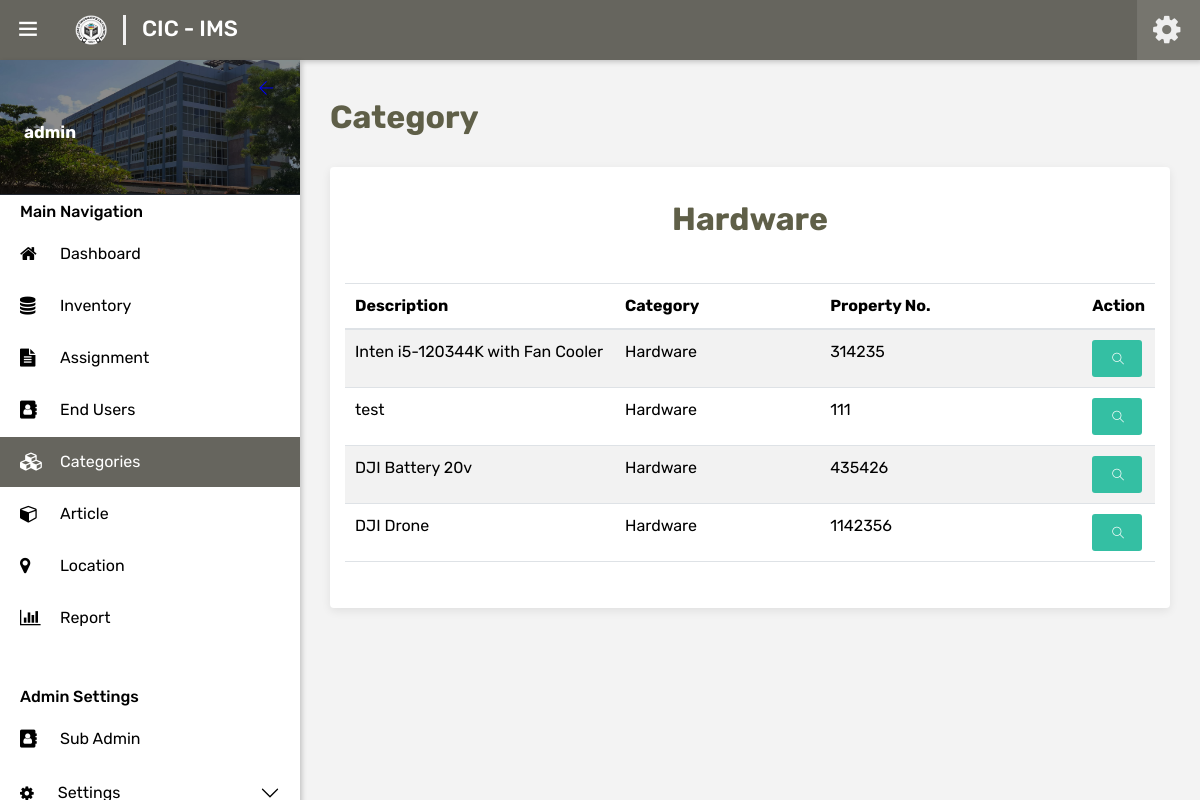
Page /admin/category-view.php?id=4 (signed in) on the earlier database version.
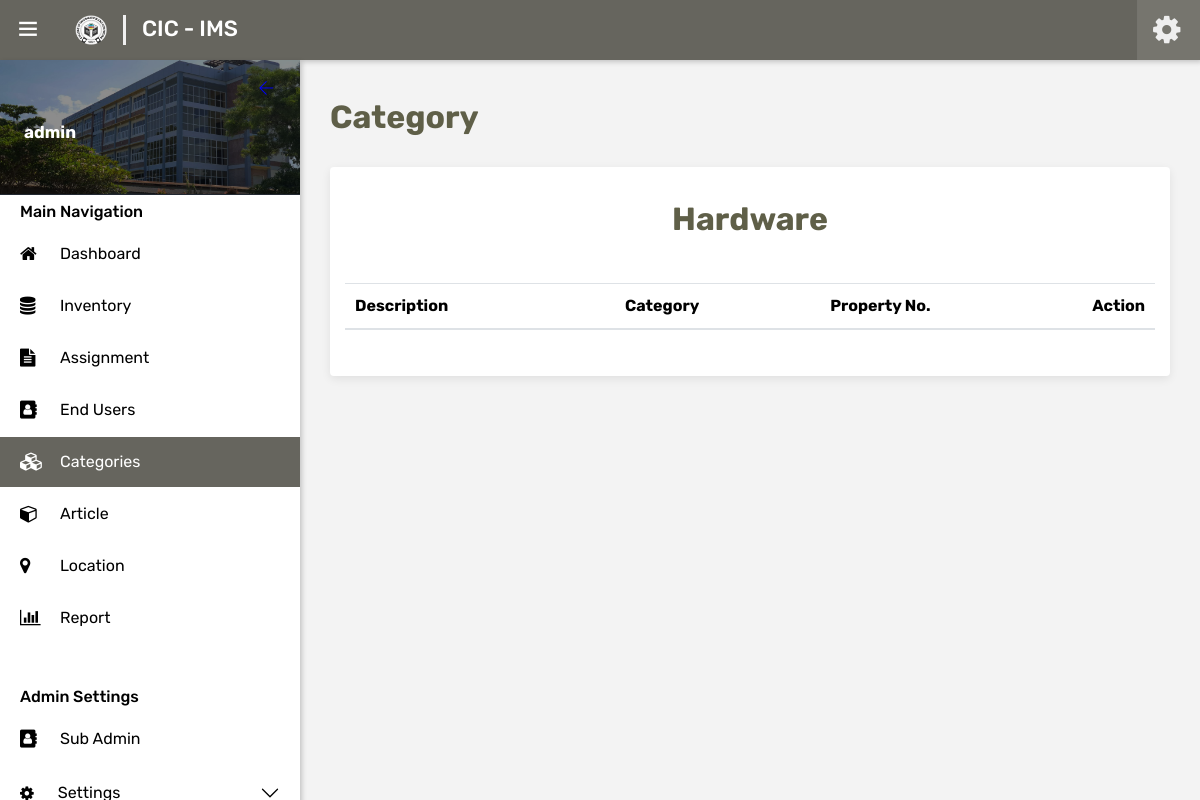
Same page on the later database version.
### tables this page shows
CREATE TABLE `inventory` (
  `inv_id` int(6) NOT NULL,
  `property_no` varchar(18) DEFAULT NULL,
  `category` int(3) DEFAULT NULL,
  `location` int(4) DEFAULT NULL,
  `article` int(4) DEFAULT NULL,
  `description` longtext NOT NULL,
  `qty_pcard` int(7) NOT NULL,
  `qty_pcount` int(7) NOT NULL,
  `unit` int(3) DEFAULT NULL,
  `unit_cost` double NOT NULL,
  `est_life` int(3) DEFAULT NULL,
  `acquisition_date` date DEFAULT NULL,
  `date_added` datetime NOT NULL DEFAULT current_timestamp(),
  `remark` int(3) DEFAULT NULL
);

CREATE TABLE `category` (
  `id` int(3) NOT NULL,
  `category_name` varchar(30) NOT NULL
);

### includes/session.php (called while the page is built, shortened)
<?php
    include('../global/model.php');
    $model = new Model();
    $account_id = $_SESSION['sess'];
    $userInfo = $model->getUserInfo($account_id);
?>

### global/model.php (called while the page is built, shortened)
<?php
	Class Model {
		private $server = "localhost";
		private $username = "root";
		private $password = "cicims";
		private $dbname = "cic_ims";
		private $conn;
		public function __construct() {
			try {
				$this->conn = new mysqli($this->server, $this->username, $this->password, $this->dbname);
			} catch (Exception $e) {
				echo "Connection failed" . $e->getMessage();
			}
		}
		public function getUserInfo($user_id) {
			$data = null;
			$query = "SELECT * FROM users WHERE id = ?";
			if ($stmt = $this->conn->prepare($query)) {
				$stmt->bind_param("i", $user_id);
				$stmt->execute();
				$result = $stmt->get_result();
				if ($result->num_rows > 0) {
					$data = $result->fetch_assoc();
				}
			}
			return $data;
		}
		public function getCategoryDetailByID($category_id) {
			$data = null;
			$query = "SELECT * FROM category WHERE id = ?";
			if ($stmt = $this->conn->prepare($query)) {
				$stmt->bind_param("i", $category_id);
				$stmt->execute();
				$result = $stmt->get_result();
				$data = $result->fetch_assoc();
			}
			return $data;
		}
		public function getCategoryInventories($category_id) {
			$data = null;
			$query = "SELECT i.*, c.id AS category_id, c.category_name
			FROM inventory i
			LEFT JOIN category c ON i.category = c.id
			WHERE i.category = ?
			ORDER BY i.date_added DESC";
			if ($stmt = $this->conn->prepare($query)) {
				$stmt->bind_param("i", $category_id);
				$stmt->execute();
				$result = $stmt->get_result();
				while ($row = $result->fetch_assoc()) {
					$data[] = $row;
				}
			}
			return $data;
		}
	}
?>

### admin/category-view.php (the view, shortened to what the changed rows need)
<?php include('../includes/session.php'); ?>
<?php
	if (isset($_GET['id'])) {
		$category_id = $_GET['id'];
		$category_detail = $model->getCategoryDetailByID($category_id);
		$category_name = $category_detail['category_name'];
		$CategoryProperties = $model->getCategoryInventories($category_id);
	}
?>
<?php include('../includes/layouts/main-layouts/html-head.php') ?>
</head>
<body class="ttr-opened-sidebar ttr-pinned-sidebar" style="background-color: #F3F3F3;">
<?php include('../includes/layouts/main-layouts/ttr-header.php') ?>
		<nav class="ttr-sidebar-navi">
			<ul>
				<?php if($userInfo['role_id'] == 1): ?>
				<li class="" style="margin-top: 0px;">
					<div class="accordion accordion-flush" id="accordionSettings">
						<div class="accordion-item">
							<h2 class="accordion-header">
							<button class="accordion-button ps-3.5 py-1 collapsed" type="button" data-bs-toggle="collapse" data-bs-target="#collapseSettings" aria-expanded="true" aria-controls="collapseSettings" ><i class="fa fa-solid fa-gear me-2 pe-3" aria-hidden="true"></i>
							Settings
							</button>
							</h2>
				</li>
				<?php endif; ?>
			</ul>
		</nav>
	</div>
</div>
<main class="ttr-wrapper" style="background-color: #F3F3F3;">
	<div class="container-fluid">
		<div class="ttr-main-header">
			<div class="float-left">
				<h2 class="title-head float-left">Category<span> </span></h2>
			</div><br><br><br>
		</div>
		<div class="row">
			<div class="col-lg-12 m-b30">
				<div class="widget-box">
					<div class="widget-inner">
						<div class="row" width="100%">
							<h2 class="text-center"><?php echo $category_name ?></h2>
							<table id="table" class="table table-striped table-hover" style="width:100%">
								<thead>
									<tr>
										<th class="col-4">Description</th>
										<th>Category</th>
										<th>Property No.</th>
										<th class="col-1">Action</th>
									</tr>
								</thead>
								<tbody>
									<?php if(!empty($CategoryProperties)): ?>
										<?php foreach ($CategoryProperties as $CategoryProperty): ?>
											<?php $inv_no = $CategoryProperty['inv_id']; ?>
											<tr>
												<td>
													<?php
														$words = explode(' ', $CategoryProperty['description']);
														echo implode(' ', array_slice($words, 0, 7));
													?>
												</td>
												<td><?php echo $CategoryProperty['category_name']; ?></td>
												<td><?php echo $CategoryProperty['property_no']; ?></td>
												<td>
														<button id="<?php echo $ics_id;?>" onclick="window.location.href='inventory-view.php?id=<?php echo $inv_no ?>'" type="submit" name="view" class="btn green" style="width: 50px; height: 37px;">
															<span data-toggle="tooltip">
																<i class="ti-search" style="font-size: 12px;"></i>
															</span>
														</button>
												</td>
											</tr>
										<?php endforeach; ?>
									<?php endif; ?>
								</tbody>
							</table>
						</div>
					</div>
				</div>
			</div>
		</div>
	</div>
</main>
</body>
</html>

Differences in the rows shown:
removed inventory: description "Inten i5-120344K with Fan Cooler", category.category_name "Hardware", property_no "314235"
removed inventory: description "test", category.category_name "Hardware", property_no "111"
removed inventory: description "DJI Battery 20v", category.category_name "Hardware", property_no "435426"
removed inventory: description "DJI Drone", category.category_name "Hardware", property_no "1142356"
